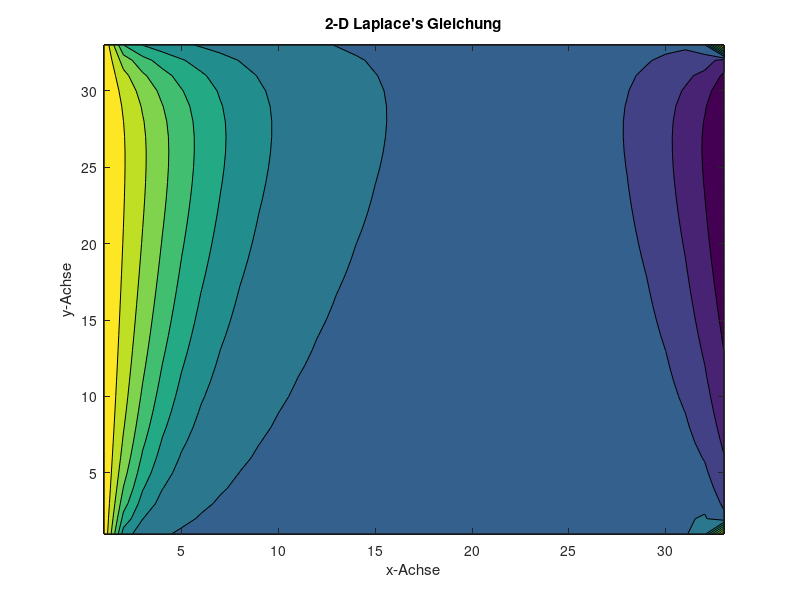
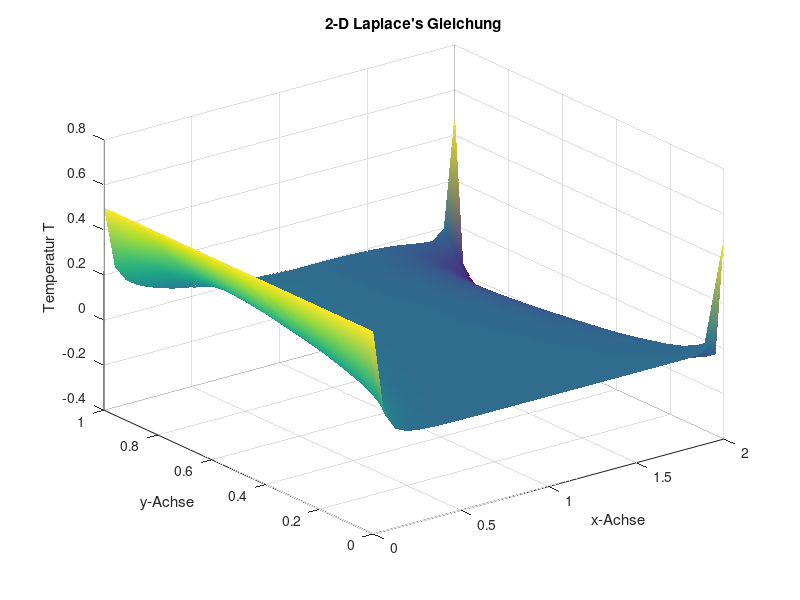

MATLAB code to generate these figures, in order:
clear variables;
close all;

% Intervalle
Intx = [0 2];
Inty = [0 1];

% Dirichlet und Neumann Funktionen
gD = @(x,y) y*(1-y);
gN = @(x,y) -1;

% Quellterm
f = @(x,y) 0; 

n = 5;
nx = 2^n;
ny = 2^n;

% Gitterweite
hx = (Intx(2)-Intx(1))/nx;
hy = (Inty(2)-Inty(1))/ny;

% Aufstellen des Knotenvektors (einschließlich der Randpunkte)
Nx = nx+1;
Ny = ny+1;
nodes_x = linspace(Intx(1),Intx(2),Nx);
nodes_y = linspace(Inty(1),Inty(2),Ny);

%%% 5-Punkte Stern %%%%%%%%%%%%%%%%%%%%%%%%%%%%%
% Aufstellen der Steifigkeitsmatrix
Np = Nx*Ny;
e = ones(Np,1);
A = -spdiags([hx*hx*e hy*hy*e -(2*hy*hy*e+2*hx*hx*e) hy*hy*e hx*hx*e],...
            [-Nx,-1,0,1,Nx],Np,Np);


%%% Advektiver Teil: Zentrierte Finite-Differenzen
a = 1;
b = 12;
B = spdiags([-0.5*b*hy*hx*hx*e -0.5*a*hx*hy*hy*e 0.5*a*hx*hy*hy*e 0.5*b*hy*hx*hx*e],...
            [-Nx,-1,1,Nx],Np,Np);
A = A + B;
C = full(A);
% Aufstellen der rechten Seite
F = zeros(Np,1);
for j = 1:Ny
    for i = 1:Nx
        F((j-1)*Nx+i) = hx*hx*hy*hy*f((i-1)*hx,(j-1)*hy); 
    end
end
C = full(A);
% Einsetzen der Dirichlet-Randbedingungen
for j = 1:Ny % Left edge
    A((j-1)*Ny+1,:) = 0;
    A((j-1)*Ny+1,(j-1)*Ny+1) = 1;
    F((j-1)*Ny+1) = 0.5;
    C = full(A);
end
for j = 1:Ny % Right edge
    A((j-1)*Ny+Nx,:) = 0;
    A((j-1)*Ny+Nx,(j-1)*Ny+Nx) = 1;
    F((j-1)*Ny+Nx) = 0.5;
    C = full(A);
end

% Einsetzen der Neumann-Randbedingungen
for j=2:Ny-1
    A((j-1)*Nx+Nx,:) = 0;
    C = full(A);
    A((j-1)*Nx+Nx,(j-1)*Nx+Nx-1) = -1;
    C = full(A);
    A((j-1)*Nx+Nx,(j-1)*Nx+Nx) = 1;
    C = full(A);
    F((j-1)*Nx+Nx) = hx*gN(2,(j-1)*hy);
end

% Loesung des linearen GLS
T = A\F;

%Plot der Loesung
Z = zeros(Nx,Ny);
for i = 1:Nx
    for j = 1:Ny
        Z(i,j) = T((j-1)*Nx+i);
    end
end  

figure
contourf(Z',10)
title({'2-D Laplace''s Gleichung'})
xlabel('x-Achse')
ylabel('y-Achse')

figure
surf(nodes_x,nodes_y,Z','EdgeColor','none');       
shading interp
title({'2-D Laplace''s Gleichung'})
xlabel('x-Achse')
ylabel('y-Achse')
zlabel('Temperatur T')
